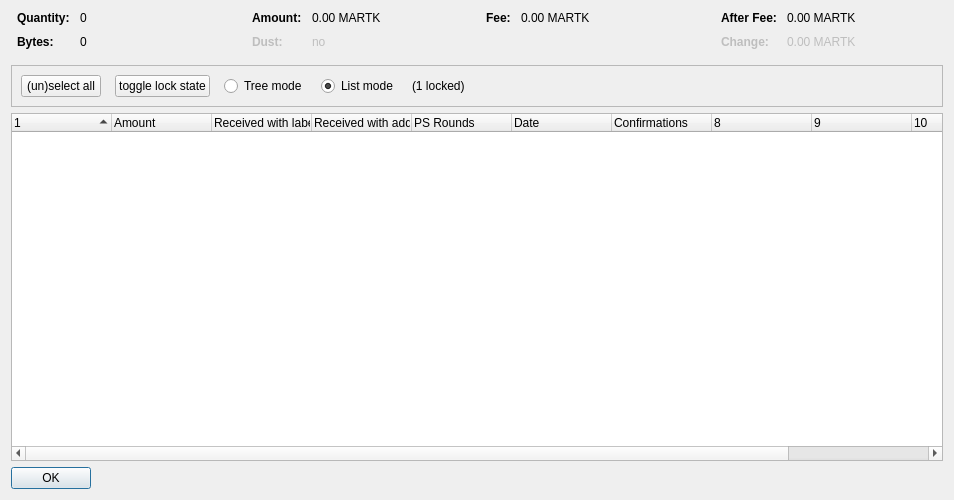
<?xml version="1.0" encoding="UTF-8"?>
<ui version="4.0">
 <class>CoinControlDialog</class>
 <widget class="QDialog" name="CoinControlDialog">
  <property name="geometry">
   <rect>
    <x>0</x>
    <y>0</y>
    <width>954</width>
    <height>500</height>
   </rect>
  </property>
  <property name="windowTitle">
   <string>Coin Selection</string>
  </property>
  <layout class="QVBoxLayout" name="verticalLayout">
   <item>
    <layout class="QHBoxLayout" name="horizontalLayoutTop" stretch="0,0,0,0">
     <property name="topMargin">
      <number>0</number>
     </property>
     <property name="bottomMargin">
      <number>10</number>
     </property>
     <item>
      <layout class="QFormLayout" name="formLayoutCoinControl1">
       <property name="horizontalSpacing">
        <number>10</number>
       </property>
       <property name="verticalSpacing">
        <number>10</number>
       </property>
       <property name="leftMargin">
        <number>6</number>
       </property>
       <property name="rightMargin">
        <number>6</number>
       </property>
       <item row="0" column="0">
        <widget class="QLabel" name="labelCoinControlQuantityText">
         <property name="font">
          <font>
           <weight>75</weight>
           <bold>true</bold>
          </font>
         </property>
         <property name="text">
          <string>Quantity:</string>
         </property>
        </widget>
       </item>
       <item row="0" column="1">
        <widget class="QLabel" name="labelCoinControlQuantity">
         <property name="cursor">
          <cursorShape>IBeamCursor</cursorShape>
         </property>
         <property name="contextMenuPolicy">
          <enum>Qt::ActionsContextMenu</enum>
         </property>
         <property name="text">
          <string notr="true">0</string>
         </property>
         <property name="textInteractionFlags">
          <set>Qt::LinksAccessibleByMouse|Qt::TextSelectableByKeyboard|Qt::TextSelectableByMouse</set>
         </property>
        </widget>
       </item>
       <item row="1" column="0">
        <widget class="QLabel" name="labelCoinControlBytesText">
         <property name="font">
          <font>
           <weight>75</weight>
           <bold>true</bold>
          </font>
         </property>
         <property name="text">
          <string>Bytes:</string>
         </property>
        </widget>
       </item>
       <item row="1" column="1">
        <widget class="QLabel" name="labelCoinControlBytes">
         <property name="cursor">
          <cursorShape>IBeamCursor</cursorShape>
         </property>
         <property name="contextMenuPolicy">
          <enum>Qt::ActionsContextMenu</enum>
         </property>
         <property name="text">
          <string notr="true">0</string>
         </property>
         <property name="textInteractionFlags">
          <set>Qt::LinksAccessibleByMouse|Qt::TextSelectableByKeyboard|Qt::TextSelectableByMouse</set>
         </property>
        </widget>
       </item>
      </layout>
     </item>
     <item>
      <layout class="QFormLayout" name="formLayoutCoinControl2">
       <property name="horizontalSpacing">
        <number>10</number>
       </property>
       <property name="verticalSpacing">
        <number>10</number>
       </property>
       <property name="leftMargin">
        <number>6</number>
       </property>
       <property name="rightMargin">
        <number>6</number>
       </property>
       <item row="0" column="0">
        <widget class="QLabel" name="labelCoinControlAmountText">
         <property name="font">
          <font>
           <weight>75</weight>
           <bold>true</bold>
          </font>
         </property>
         <property name="text">
          <string>Amount:</string>
         </property>
        </widget>
       </item>
       <item row="0" column="1">
        <widget class="QLabel" name="labelCoinControlAmount">
         <property name="cursor">
          <cursorShape>IBeamCursor</cursorShape>
         </property>
         <property name="contextMenuPolicy">
          <enum>Qt::ActionsContextMenu</enum>
         </property>
         <property name="text">
          <string notr="true">0.00 MARTK</string>
         </property>
         <property name="textInteractionFlags">
          <set>Qt::LinksAccessibleByMouse|Qt::TextSelectableByKeyboard|Qt::TextSelectableByMouse</set>
         </property>
        </widget>
       </item>
       <item row="1" column="0">
        <widget class="QLabel" name="labelCoinControlLowOutputText">
         <property name="enabled">
          <bool>false</bool>
         </property>
         <property name="font">
          <font>
           <weight>75</weight>
           <bold>true</bold>
          </font>
         </property>
         <property name="text">
          <string>Dust:</string>
         </property>
        </widget>
       </item>
       <item row="1" column="1">
        <widget class="QLabel" name="labelCoinControlLowOutput">
         <property name="enabled">
          <bool>false</bool>
         </property>
         <property name="cursor">
          <cursorShape>IBeamCursor</cursorShape>
         </property>
         <property name="contextMenuPolicy">
          <enum>Qt::ActionsContextMenu</enum>
         </property>
         <property name="text">
          <string notr="true">no</string>
         </property>
         <property name="textInteractionFlags">
          <set>Qt::LinksAccessibleByMouse|Qt::TextSelectableByKeyboard|Qt::TextSelectableByMouse</set>
         </property>
        </widget>
       </item>
      </layout>
     </item>
     <item>
      <layout class="QFormLayout" name="formLayoutCoinControl3">
       <property name="horizontalSpacing">
        <number>10</number>
       </property>
       <property name="verticalSpacing">
        <number>10</number>
       </property>
       <property name="leftMargin">
        <number>6</number>
       </property>
       <property name="rightMargin">
        <number>6</number>
       </property>
       <item row="0" column="0">
        <widget class="QLabel" name="labelCoinControlFeeText">
         <property name="font">
          <font>
           <weight>75</weight>
           <bold>true</bold>
          </font>
         </property>
         <property name="text">
          <string>Fee:</string>
         </property>
        </widget>
       </item>
       <item row="0" column="1">
        <widget class="QLabel" name="labelCoinControlFee">
         <property name="cursor">
          <cursorShape>IBeamCursor</cursorShape>
         </property>
         <property name="contextMenuPolicy">
          <enum>Qt::ActionsContextMenu</enum>
         </property>
         <property name="text">
          <string notr="true">0.00 MARTK</string>
         </property>
         <property name="textInteractionFlags">
          <set>Qt::LinksAccessibleByMouse|Qt::TextSelectableByKeyboard|Qt::TextSelectableByMouse</set>
         </property>
        </widget>
       </item>
      </layout>
     </item>
     <item>
      <layout class="QFormLayout" name="formLayoutCoinControl4">
       <property name="horizontalSpacing">
        <number>10</number>
       </property>
       <property name="verticalSpacing">
        <number>10</number>
       </property>
       <property name="leftMargin">
        <number>6</number>
       </property>
       <property name="rightMargin">
        <number>6</number>
       </property>
       <item row="0" column="0">
        <widget class="QLabel" name="labelCoinControlAfterFeeText">
         <property name="font">
          <font>
           <weight>75</weight>
           <bold>true</bold>
          </font>
         </property>
         <property name="text">
          <string>After Fee:</string>
         </property>
        </widget>
       </item>
       <item row="0" column="1">
        <widget class="QLabel" name="labelCoinControlAfterFee">
         <property name="cursor">
          <cursorShape>IBeamCursor</cursorShape>
         </property>
         <property name="contextMenuPolicy">
          <enum>Qt::ActionsContextMenu</enum>
         </property>
         <property name="text">
          <string notr="true">0.00 MARTK</string>
         </property>
         <property name="textInteractionFlags">
          <set>Qt::LinksAccessibleByMouse|Qt::TextSelectableByKeyboard|Qt::TextSelectableByMouse</set>
         </property>
        </widget>
       </item>
       <item row="1" column="0">
        <widget class="QLabel" name="labelCoinControlChangeText">
         <property name="enabled">
          <bool>false</bool>
         </property>
         <property name="font">
          <font>
           <weight>75</weight>
           <bold>true</bold>
          </font>
         </property>
         <property name="text">
          <string>Change:</string>
         </property>
        </widget>
       </item>
       <item row="1" column="1">
        <widget class="QLabel" name="labelCoinControlChange">
         <property name="enabled">
          <bool>false</bool>
         </property>
         <property name="cursor">
          <cursorShape>IBeamCursor</cursorShape>
         </property>
         <property name="contextMenuPolicy">
          <enum>Qt::ActionsContextMenu</enum>
         </property>
         <property name="text">
          <string notr="true">0.00 MARTK</string>
         </property>
         <property name="textInteractionFlags">
          <set>Qt::LinksAccessibleByMouse|Qt::TextSelectableByKeyboard|Qt::TextSelectableByMouse</set>
         </property>
        </widget>
       </item>
      </layout>
     </item>
    </layout>
   </item>
   <item>
    <widget class="QFrame" name="frame">
     <property name="minimumSize">
      <size>
       <width>0</width>
       <height>40</height>
      </size>
     </property>
     <property name="frameShape">
      <enum>QFrame::StyledPanel</enum>
     </property>
     <property name="frameShadow">
      <enum>QFrame::Sunken</enum>
     </property>
     <layout class="QHBoxLayout" name="horizontalLayout">
      <item>
       <layout class="QHBoxLayout" name="horizontalLayoutPanel" stretch="0,0,0,0,0,0">
        <property name="spacing">
         <number>14</number>
        </property>
        <item>
         <widget class="QPushButton" name="pushButtonSelectAll">
          <property name="sizePolicy">
           <sizepolicy hsizetype="Maximum" vsizetype="Fixed">
            <horstretch>0</horstretch>
            <verstretch>0</verstretch>
           </sizepolicy>
          </property>
          <property name="text">
           <string>(un)select all</string>
          </property>
          <property name="autoDefault">
           <bool>false</bool>
          </property>
         </widget>
        </item>
        <item>
         <widget class="QPushButton" name="pushButtonToggleLock">
          <property name="sizePolicy">
           <sizepolicy hsizetype="Maximum" vsizetype="Fixed">
            <horstretch>0</horstretch>
            <verstretch>0</verstretch>
           </sizepolicy>
          </property>
          <property name="text">
           <string>toggle lock state</string>
          </property>
          <property name="autoDefault">
           <bool>false</bool>
          </property>
         </widget>
        </item>
        <item>
         <widget class="QRadioButton" name="radioTreeMode">
          <property name="sizePolicy">
           <sizepolicy hsizetype="Maximum" vsizetype="Fixed">
            <horstretch>0</horstretch>
            <verstretch>0</verstretch>
           </sizepolicy>
          </property>
          <property name="text">
           <string>Tree mode</string>
          </property>
         </widget>
        </item>
        <item>
         <widget class="QRadioButton" name="radioListMode">
          <property name="sizePolicy">
           <sizepolicy hsizetype="Maximum" vsizetype="Fixed">
            <horstretch>0</horstretch>
            <verstretch>0</verstretch>
           </sizepolicy>
          </property>
          <property name="text">
           <string>List mode</string>
          </property>
          <property name="checked">
           <bool>true</bool>
          </property>
         </widget>
        </item>
        <item>
         <widget class="QLabel" name="labelLocked">
          <property name="text">
           <string>(1 locked)</string>
          </property>
         </widget>
        </item>
        <item>
         <spacer name="horizontalSpacer">
          <property name="orientation">
           <enum>Qt::Horizontal</enum>
          </property>
          <property name="sizeHint" stdset="0">
           <size>
            <width>40</width>
            <height>20</height>
           </size>
          </property>
         </spacer>
        </item>
       </layout>
      </item>
     </layout>
    </widget>
   </item>
   <item>
    <widget class="CoinControlTreeWidget" name="treeWidget">
     <property name="contextMenuPolicy">
      <enum>Qt::CustomContextMenu</enum>
     </property>
     <property name="sortingEnabled">
      <bool>false</bool>
     </property>
     <property name="columnCount">
      <number>11</number>
     </property>
     <attribute name="headerShowSortIndicator" stdset="0">
      <bool>true</bool>
     </attribute>
     <attribute name="headerStretchLastSection">
      <bool>false</bool>
     </attribute>
     <column>
      <property name="text">
       <string/>
      </property>
     </column>
     <column>
      <property name="text">
       <string>Amount</string>
      </property>
     </column>
     <column>
      <property name="text">
       <string>Received with label</string>
      </property>
     </column>
     <column>
      <property name="text">
       <string>Received with address</string>
      </property>
     </column>
     <column>
      <property name="text">
       <string>PS Rounds</string>
      </property>
     </column>
     <column>
      <property name="text">
       <string>Date</string>
      </property>
     </column>
     <column>
      <property name="text">
       <string>Confirmations</string>
      </property>
      <property name="toolTip">
       <string>Confirmed</string>
      </property>
     </column>
     <column>
      <property name="text">
       <string/>
      </property>
     </column>
     <column>
      <property name="text">
       <string/>
      </property>
     </column>
     <column>
      <property name="text">
       <string/>
      </property>
     </column>
     <column>
      <property name="text">
       <string/>
      </property>
     </column>
    </widget>
   </item>
   <item>
    <widget class="QDialogButtonBox" name="buttonBox">
     <property name="sizePolicy">
      <sizepolicy hsizetype="Maximum" vsizetype="Fixed">
       <horstretch>0</horstretch>
       <verstretch>0</verstretch>
      </sizepolicy>
     </property>
     <property name="orientation">
      <enum>Qt::Horizontal</enum>
     </property>
     <property name="standardButtons">
      <set>QDialogButtonBox::Ok</set>
     </property>
    </widget>
   </item>
  </layout>
 </widget>
 <customwidgets>
  <customwidget>
   <class>CoinControlTreeWidget</class>
   <extends>QTreeWidget</extends>
   <header>coincontroltreewidget.h</header>
  </customwidget>
 </customwidgets>
 <resources/>
 <connections/>
</ui>
